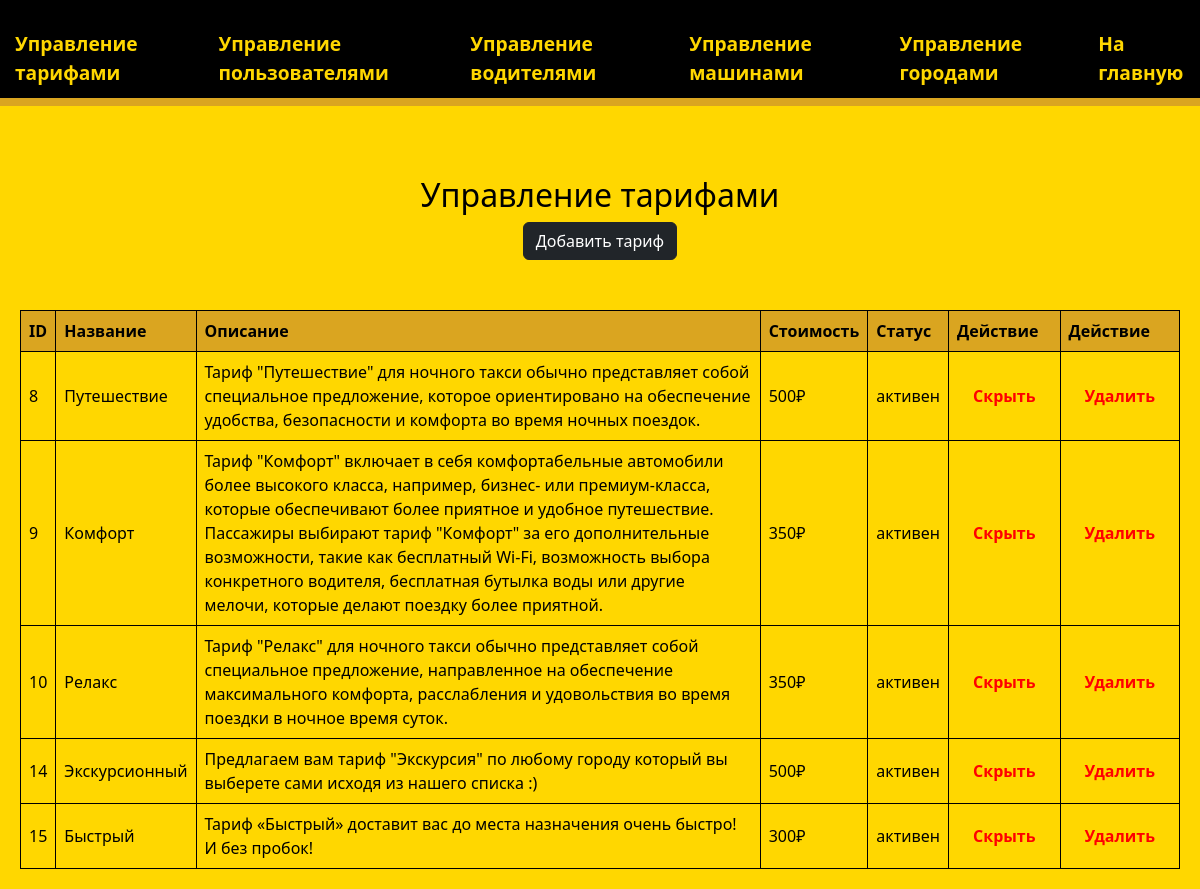
Page /admin/admin.php (signed in) on the committed database.
### tables this page shows
CREATE TABLE `tarifs` (
  `id` int NOT NULL,
  `picture_tarif` text NOT NULL,
  `title_tarif` text NOT NULL,
  `description_tarif` text NOT NULL,
  `price_tarif` int NOT NULL,
  `status_tarif` text NOT NULL
);

### admin/admin.php (the view, shortened to what this page needs)
<!DOCTYPE html>
<html lang="ru">
<head>
    <link rel="stylesheet" href="../design/css/admin.css">
    <link href="https://cdn.jsdelivr.net/npm/bootstrap@5.3.3/dist/css/bootstrap.min.css" rel="stylesheet">
</head>
<body style="background-color: gold; color: black   ">
    <div class="sidebar">
        <a href="admin.php">Управление тарифами</a>
        <a href="control-users.php">Управление пользователями</a>
        <a href="control-drivers.php">Управление водителями</a>
        <a href="control-cars.php">Управление машинами</a>
        <a href="control-city.php">Управление городами</a>
        <a href="../">На главную</a>
    </div>
    <div class="content" id="content-tariffs">
        <h2>Управление тарифами</h2>
        <button type="button" class="btn btn-dark" data-bs-toggle="modal" data-bs-target="#exampleModal">Добавить
            тариф</button>
        <section id="tarifs-control">
            <table>
                <tr>
                    <th>ID</th>
                    <th>Название</th>
                    <th>Описание</th>
                    <th>Стоимость</th>
                    <th>Статус</th>
                    <th>Действие</th>
                    <th>Действие</th>
                </tr>
                <?php
                include("../database/connectDB.php");
                $tariff_control = "SELECT * FROM `tarifs`";
                $tariff_result = mysqli_query($connect, $tariff_control);
                if (mysqli_num_rows($tariff_result) > 0) {
                    while ($tariff = mysqli_fetch_assoc($tariff_result)) {
                        echo "<tr>";
                        echo "<td>" . $tariff['id'] . "</td>";
                        echo "<td>" . $tariff['title_tarif'] . "</td>";
                        echo "<td>" . $tariff['description_tarif'] . "</td>";
                        echo "<td>" . $tariff['price_tarif'] . "₽" . "</td>";
                        echo "<td>" . $tariff['status_tarif'] . "</td>";
                        if ($tariff['status_tarif'] == 'активен') {
                            echo "<td><a href='change-status-tarif.php?id=" . $tariff['id'] . "&status=активен' onclick='confirmRemove()' class='remove'>Скрыть</a></td>";
                        } else {
                            echo "<td><a href='change-status-tarif.php?id=" . $tariff['id'] . "&status=неактивен' onclick='confirmRestore()' class='restore'>Восстановить</a></td>";
                        }
                ?>
                        <td><a href='delete-tarif.php?id=<?php echo $tariff['id']; ?>' onclick='return confirmDelete()' class='delete'>Удалить</a></td>
                <?php echo "</tr>";
                    }
                } else {
                    echo "<tr><td colspan='5'>Нет тарифов для отображения.</td></tr>";
                }
                ?>
            </table>
        </section>
    </div>
</body>
</html>

### design/css/admin.css (style rules this page uses)
* { transition: all 0.6s ease-in-out; }
body { font-family: Arial, sans-serif; display: flex; flex-direction: column; align-items: center; gap: 50px; }
@media (min-width: 768px) and (max-width: 1599px) { .sidebar { display: flex; width: 100%; top: 0; border-bottom: 8px solid goldenrod; left: 0; background-color: black; color: gold; padding-top: 20px; font-weight: bolder; font-size: larger; } }
@media (min-width: 768px) and (max-width: 1599px) { .sidebar a { margin: 0% auto; display: block; padding: 10px 15px; text-decoration: none; color: gold; border-top-left-radius: 10px; border-top-right-radius: 10px; } }
@media (min-width: 768px) and (max-width: 1599px) { .content { display: flex; flex-direction: column; align-items: center; justify-content: start; padding: 20px; } }
.content h2 { text-align: center; }
#tarifs-control table { border-collapse: collapse; width: 100%; }
th, td { border: 1px solid goldenrod; padding: 8px; text-align: left; }
th { background-color: goldenrod; }
.unblock, .restore, .remove, .delete, .block { background: none; padding: 5px 15px; border-radius: 30px; color: inherit; text-decoration: none; font-weight: 800; border: 1px solid transparent; transition: all 0.6s ease-in-out; }
.remove, .delete { color: red; }
#users-control, #tarifs-control, #drivers-control, #cars-control { display: flex; justify-content: center; align-items: center; gap: 15px; padding-top: 50px }
#tarifs-control th, #tarifs-control td, #users-control th, #users-control td, #drivers-control th, #drivers-control td, #cars-control th, #cars-control td { border: 1px solid black; padding: 8px; text-align: left; }

### rows in the picture
tarifs: id "8", title_tarif "Путешествие", description_tarif "Тариф \"Путешествие\" для ночного такси обычно представляет собой специальное предложение, которое ориентировано на обеспечение удобства, безопасности и комфорта во время ночных поездок.", price_tarif "500", status_tarif "активен"
tarifs: id "9", title_tarif "Комфорт", description_tarif "Тариф \"Комфорт\" включает в себя комфортабельные автомобили более высокого класса, например, бизнес- или премиум-класса, которые обеспечивают более приятное и удобное путешествие. Пассажиры выбирают тариф \"Комфорт\" за его дополнительные возможности, такие как бесплатный Wi-Fi, возможность выбора конкретного водителя, бесплатная бутылка воды или другие мелочи, которые делают поездку более приятной.", price_tarif "350", status_tarif "активен"
tarifs: id "10", title_tarif "Релакс", description_tarif "Тариф \"Релакс\" для ночного такси обычно представляет собой специальное предложение, направленное на обеспечение максимального комфорта, расслабления и удовольствия во время поездки в ночное время суток.", price_tarif "350", status_tarif "активен"
tarifs: id "14", title_tarif "Экскурсионный", description_tarif "Предлагаем вам тариф \"Экскурсия\" по любому городу который вы выберете сами исходя из нашего списка :)", price_tarif "500", status_tarif "активен"
tarifs: id "15", title_tarif "Быстрый", description_tarif "Тариф «Быстрый» доставит вас до места назначения очень быстро! И без пробок!", price_tarif "300", status_tarif "активен"
